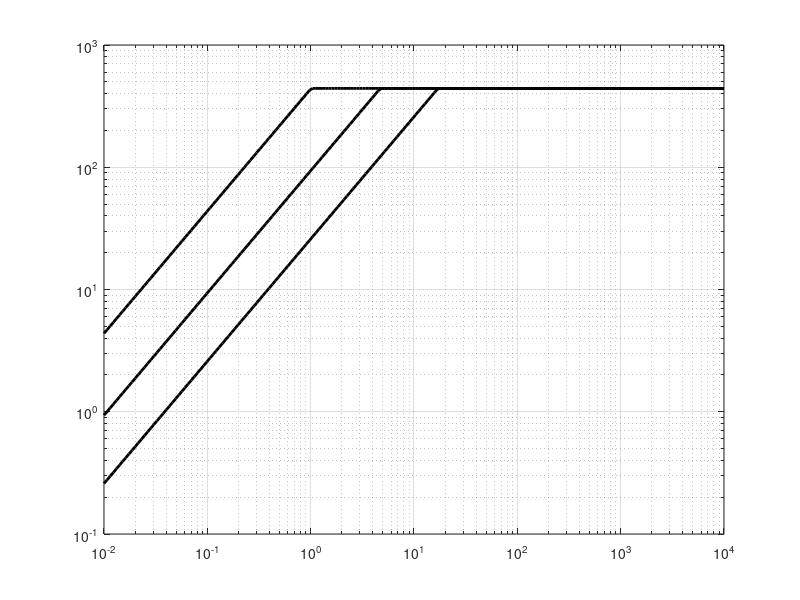

Here is the MATLAB script that generated this plot:
l1=14*1e3/32; %B/s
l2=2.9968*1e3/32; %B/s
memBW=828/32;

peakiop=80*4*1*1.38;% ops
int_peakiop=80*4*1.38*0.5;
ldst_peakiop=80*4*1.38*0.25;


%ceilings L1
 c=1;
 flag=0;
 x=logspace(-2,4,200);
 for i=1:length(x);
     if l1*x(i) < peakiop
         ceiling2(c)=l1*x(i);
     else
         if flag==0
             minempirical=x(i-1);
             flag=1;
         end
         ceiling2(c)=peakiop;
     end
     c=c+1;
 end
 
 loglog(x,ceiling2,'k-','linewidth',2);
 hold on
 
 
 % ceilings HBM
 c=1;
 for i=1:length(x);
     if memBW*x(i) < peakiop;
         ceiling1(c)=memBW*x(i);
     else
         ceiling1(c)=peakiop;
     end
     c=c+1;
 end
 
 
 loglog(x,ceiling1,'k-','linewidth',2);
 hold on
 
 
 
 %ceilings L2
 memBW=l2;
 c=1;
 for i=1:length(x);
     if memBW*x(i) < peakiop
         ceiling4(c)=memBW*x(i);
     else
         ceiling4(c)=peakiop;
     end
     c=c+1;
 end
 
 loglog(x,ceiling4,'k-','linewidth',2);
 hold on
 grid on
 
 

  % xx=logspace(log10(minempirical/6),3);
 % for i=1:length(xx);
 %     ceiling5(i)=ldst_peakiop
 % end
 % 
 % loglog(xx,ceiling5,'b-','linewidth',2);
 % hold on
